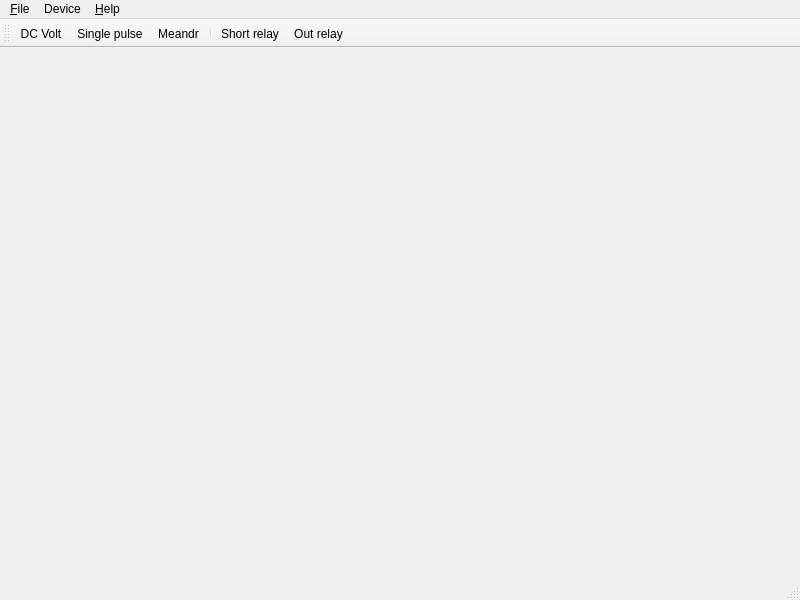
<?xml version="1.0" encoding="UTF-8"?>
<ui version="4.0">
 <class>MainWnd</class>
 <widget class="QMainWindow" name="MainWnd">
  <property name="geometry">
   <rect>
    <x>0</x>
    <y>0</y>
    <width>800</width>
    <height>600</height>
   </rect>
  </property>
  <property name="windowTitle">
   <string>MainWindow</string>
  </property>
  <widget class="QWidget" name="osc"/>
  <widget class="QMenuBar" name="menubar">
   <property name="geometry">
    <rect>
     <x>0</x>
     <y>0</y>
     <width>800</width>
     <height>27</height>
    </rect>
   </property>
   <widget class="QMenu" name="menu_File">
    <property name="title">
     <string>&amp;File</string>
    </property>
    <addaction name="action_Quit"/>
   </widget>
   <widget class="QMenu" name="menu_Help">
    <property name="title">
     <string>&amp;Help</string>
    </property>
    <addaction name="action_About"/>
   </widget>
   <widget class="QMenu" name="menuDevice">
    <property name="title">
     <string>Device</string>
    </property>
    <addaction name="actionOpen"/>
   </widget>
   <addaction name="menu_File"/>
   <addaction name="menuDevice"/>
   <addaction name="menu_Help"/>
  </widget>
  <widget class="QStatusBar" name="statusbar"/>
  <widget class="QToolBar" name="toolBar">
   <property name="windowTitle">
    <string>toolBar</string>
   </property>
   <attribute name="toolBarArea">
    <enum>TopToolBarArea</enum>
   </attribute>
   <attribute name="toolBarBreak">
    <bool>false</bool>
   </attribute>
   <addaction name="actionDC_Volt"/>
   <addaction name="actionSingle_pulse"/>
   <addaction name="actionMeandr"/>
   <addaction name="separator"/>
   <addaction name="actionShort_relay"/>
   <addaction name="actionOut_relay"/>
  </widget>
  <action name="action_Quit">
   <property name="text">
    <string>&amp;Quit</string>
   </property>
  </action>
  <action name="action_About">
   <property name="text">
    <string>&amp;About</string>
   </property>
  </action>
  <action name="actionOpen">
   <property name="text">
    <string>Open/Reopen</string>
   </property>
  </action>
  <action name="actionDC_Volt">
   <property name="text">
    <string>DC Volt</string>
   </property>
   <property name="toolTip">
    <string>DC voltage controls</string>
   </property>
  </action>
  <action name="actionSingle_pulse">
   <property name="text">
    <string>Single pulse</string>
   </property>
   <property name="toolTip">
    <string>Single voltage pulse controls</string>
   </property>
  </action>
  <action name="actionMeandr">
   <property name="text">
    <string>Meandr</string>
   </property>
   <property name="toolTip">
    <string>Voltage meandr controls</string>
   </property>
  </action>
  <action name="actionShort_relay">
   <property name="checkable">
    <bool>true</bool>
   </property>
   <property name="text">
    <string>Short relay</string>
   </property>
  </action>
  <action name="actionOut_relay">
   <property name="checkable">
    <bool>true</bool>
   </property>
   <property name="text">
    <string>Out relay</string>
   </property>
   <property name="toolTip">
    <string>Out relay</string>
   </property>
  </action>
 </widget>
 <resources/>
 <connections/>
</ui>
